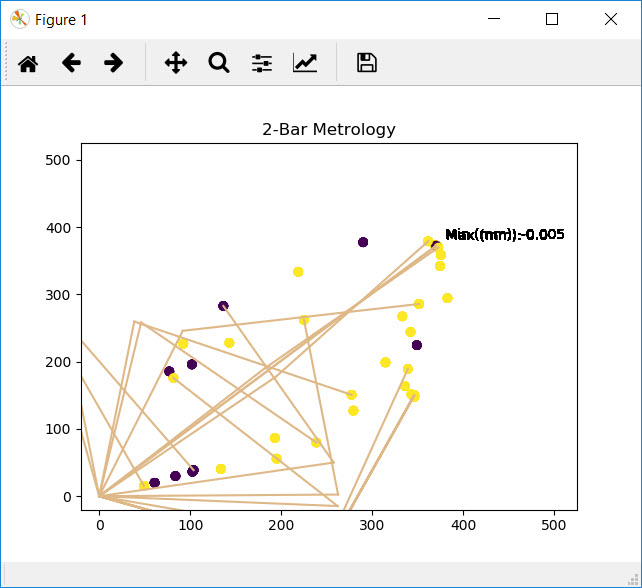
#> input picture 2bar_mistake.jpg, 642 x 588 px; its folder holds only this picture in this run
$ python -i twoBarMetrologyCollection.py   (imports and definitions only)
#> lines starting #> are read from the running program, lines starting #| are printed output that depends on the picture
import matplotlib.pyplot as plt
import numpy as np
from matplotlib import cm
from matplotlib.animation import FuncAnimation
import matplotlib.lines as mlines
import matplotlib.transforms as mtransforms
from numpy.random import randn

'''
ToDo:
Colorbar with dynamic max and min sliding
^ Display max and min height values
Option for matrix rotation to get a sense of flatness
    Minimize sum of least squares to fit a plane
Surface of best fit
Resolution heatmap for different linkages

https://brushingupscience.com/2016/06/21/matplotlib-animations-the-easy-way/
https://www.youtube.com/watch?v=cLNOADl17b4&index=10&list=PLQVvvaa0QuDfefDfXb9Yf0la1fPDKluPF
'''

def cartesian(T1,T2):
    case = 1
    A1 = (np.deg2rad(offset1)) - T1/(encoderRes*4) * 2*np.pi # wired backwards
    A2 = (np.deg2rad(offset2)) + T2/(encoderRes*4) * 2*np.pi
    if np.rad2deg(A2) > 180 and np.rad2deg(A2) < 270: # We need to deal with cases where our A2 is greater than 180 and the triangle flips
        A2 = np.deg2rad(180) - (A2 - np.deg2rad(180))
        case = 2
    if np.rad2deg(A2) > 270 and np.rad2deg(A2) < 360:
        A2 = np.deg2rad(360) - A2
        case = 3
    #A1 = np.deg2rad(T1) + np.deg2rad(offset1)
    #A2 = np.deg2rad(T2) + np.deg2rad(offset2)
    dist = (L1**2 + L2**2 -2*L1*L2*np.cos(A2))**(1/2) # Solve for dist with law of cos:
    D2 = np.arccos((dist**2 + L1**2 - L2**2) / (2*dist*L1)) # Solve for D2 with law of cos:
    if case == 1:
        D1 = A1 - D2 # Solve for D1:
    if case == 2: # Here we flip our triangle back
        D1 = A1 + D2 # Solve for D1:
    if case == 3:
        D1 = A1 + D2

    xPos = dist*(np.cos(D1)) # Solve for x and y
    yPos = dist*(np.sin(D1))
    xPos2 = L1*np.cos(A1) # Let's also get the x and y position of our first linkage
    yPos2 = L1*np.sin(A1)
    cords = [xPos,yPos,xPos2,yPos2]
    #print(cords)
    return cords

def findMaxMin(xar, yar, zar):
    zMax = max(zar)
    zMin = min(zar)

def animate(i):
    # Break all data out into arrays
    pullData = open("Sample1.txt","r").read()
    dataArray = pullData.split('\n')
    # printprint(dataArray)
    dataArray.pop(0) # gets rid of header and can be stored later
    xar = []
    yar = []
    zar = []
    for eachLine in dataArray:
        try: # and eachLine.split(',')[3] != false # <--- We want a way to make sure there's data on the indicator
            unusedTime,alpha,theta,z = eachLine.split(',')
            xar.append(cartesian(float(alpha),float(theta))[0])
            yar.append(cartesian(float(alpha),float(theta))[1])
            zar.append(float(z))
        except:
            pass

    # Scatter plot x y and z data with z corresponding to color
    ax1.clear()
    scat = ax1.scatter(xar, yar, c=zar, cmap='viridis', s=35)

    # Plot linkage Arm Position
    unusedTimeFinal,alphaFinal,thetaFinal,unusedC = dataArray[-2].split(',')
    midX = cartesian(float(alphaFinal),float(thetaFinal))[2]
    midY = cartesian(float(alphaFinal),float(thetaFinal))[3]
    plt.plot([0, midX], [0, midY], 'k-', color='burlywood') # Syntax wants [start x, end x], [start y, end y]
    plt.plot([midX, xar[-1]], [midY, yar[-1]], 'k-', color='burlywood')

    # Find the cells with max/min height and put the max and min values there

    maxPos = zar.index(max(zar))
    minPos = zar.index(min(zar))
    ax1.text(xar[maxPos] + 10, yar[maxPos] + 10, "Max (mm): " + str(round(max(zar),3))) # x pos, y pos, value
    ax1.text(xar[minPos] + 10, yar[minPos] + 10, "Min (mm): " + str(round(min(zar),3)))

# Start: -----------------------------------------------------------------------
# Had to move all of these out of startPlot because they weren't global and other functions couldn't access
L1 = 262.5 # Lengths of our arms
L2 = 262.5
encoderRes = 2048 # Encoder dependent - quadratures multiply by 4
#offset1 = 196.88 # offset angle in deg
#offset2 = 90
offset1 = 45 # offset angle in deg
offset2 = 180

fig = plt.figure() # Always exists but gives us a variable
ax1 = fig.add_subplot(111)

# def startPlot():
# [3 lines not run here, left out]

#ax1.set_xlim((-700,700))
#ax1.set_ylim((-525,525))

anim = FuncAnimation(fig, animate, interval=200) # run the animate function every 1000 ms and plot to fig
# [1 line not run here, left out]

# if __name__ == '__main__': #means run this first
#     startPlot()

'''
data = np.clip(randn(250, 250), -1, 1)
cax = ax1.imshow(data, interpolation='nearest', cmap='seismic')

Add colorbar, make sure to specify tick locations to match desired ticklabels
cbar = fig.colorbar(cax, ticks=[-.5, 0, .5])
heatmap = ax1.pcolor(data, cmap='seismic')
cbar = plt.colorbar(heatmap)
'''

>>> import cv2
>>> picture = cv2.imread('2bar_mistake.jpg', cv2.IMREAD_GRAYSCALE)
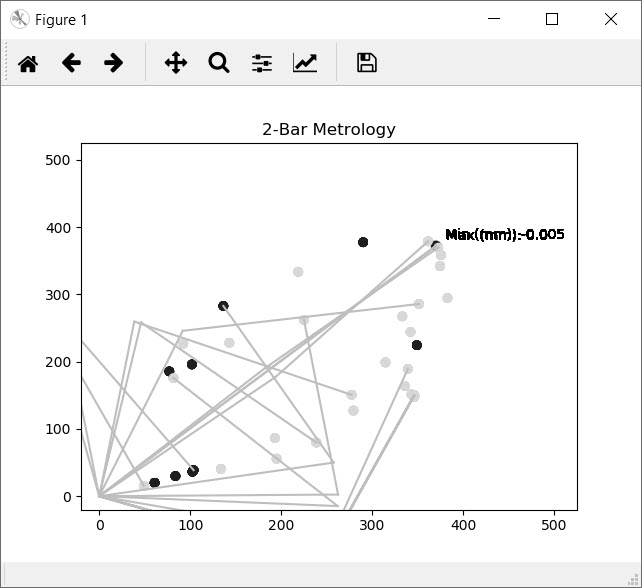
#> picture: shape (588, 642); min 0, max 255, mean 246
>>> result = animate(picture)
#> (reads Sample1.txt from the repository)
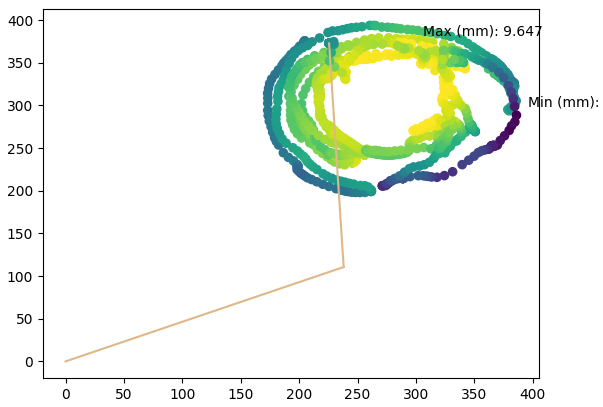
#> figure drawn by matplotlib, 1 panel
